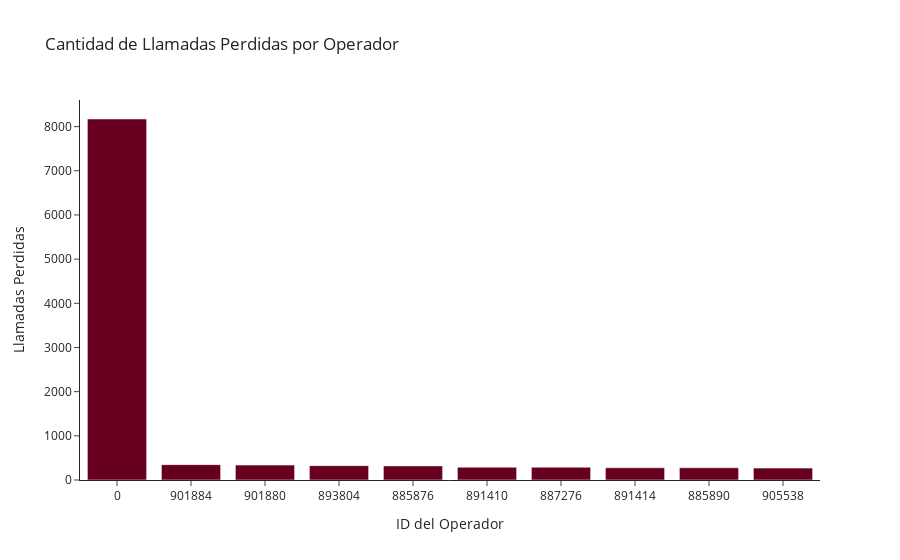

The cell this chart's notebook holds for it:
### Code cell
#Agrupar por operador y contar llamadas perdidas
missed_calls_per_operator = df_merged.groupby('operator_id').agg({'is_missed_call':'count'})
missed_calls_per_operator= missed_calls_per_operator.sort_values(by='is_missed_call', ascending=False).head(10)

print(missed_calls_per_operator)

labels = missed_calls_per_operator.index.to_list()
labels = [str(x) for x in labels]

fig = px.bar(missed_calls_per_operator, x=labels, y='is_missed_call',
            labels={ 'x':'ID del Operador', 'is_missed_call':'Llamadas Perdidas'},
            title='Cantidad de Llamadas Perdidas por Operador',
            color_discrete_sequence=px.colors.sequential.RdBu,
            template='simple_white')

plt.tight_layout()
fig.show()

### Figure 1 — Plotly figure (JSON) as saved in the notebook; plotly's stock layout.template omitted (floating-point values rounded to 4 significant figures)
{"data": [{"alignmentgroup": "True", "hovertemplate": "ID del Operador=%{x}<br>Llamadas Perdidas=%{y}<extra></extra>", "legendgroup": "", "marker": {"color": "rgb(103,0,31)", "pattern": {"shape": ""}}, "name": "", "offsetgroup": "", "orientation": "v", "showlegend": false, "textposition": "auto", "type": "bar", "x": ["0", "901884", "901880", "893804", "885876", "891410", "887276", "891414", "885890", "905538"], "xaxis": "x", "y": [8172, 348, 337, 325, 319, 290, 289, 277, 277, 269], "yaxis": "y"}], "layout": {"barmode": "relative", "legend": {"tracegroupgap": 0}, "title": {"text": "Cantidad de Llamadas Perdidas por Operador"}, "xaxis": {"anchor": "y", "domain": [0, 1], "title": {"text": "ID del Operador"}}, "yaxis": {"anchor": "x", "domain": [0, 1], "title": {"text": "Llamadas Perdidas"}}}}
